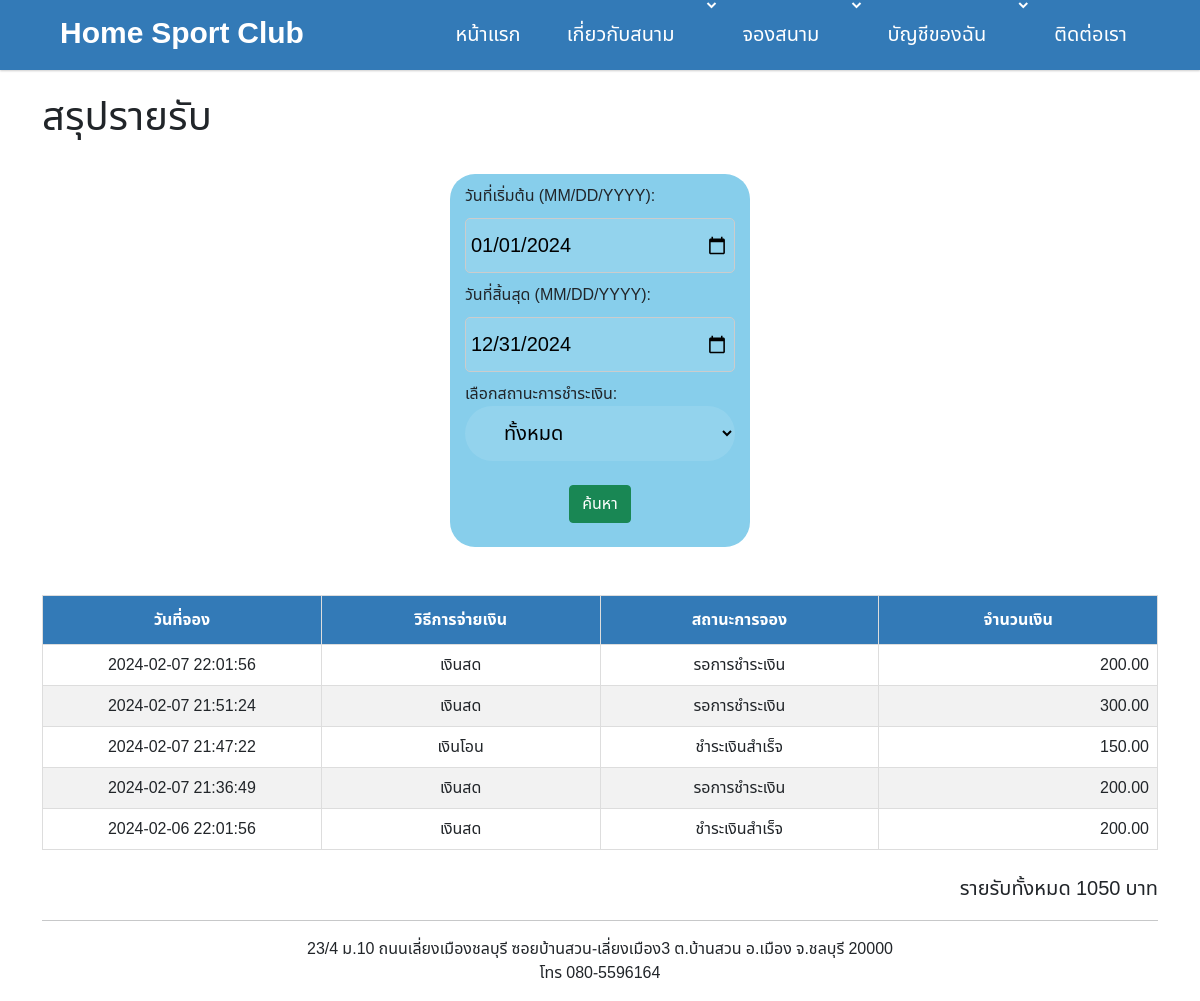
The app's page /badminton/summary_report.php (signed in), older data.
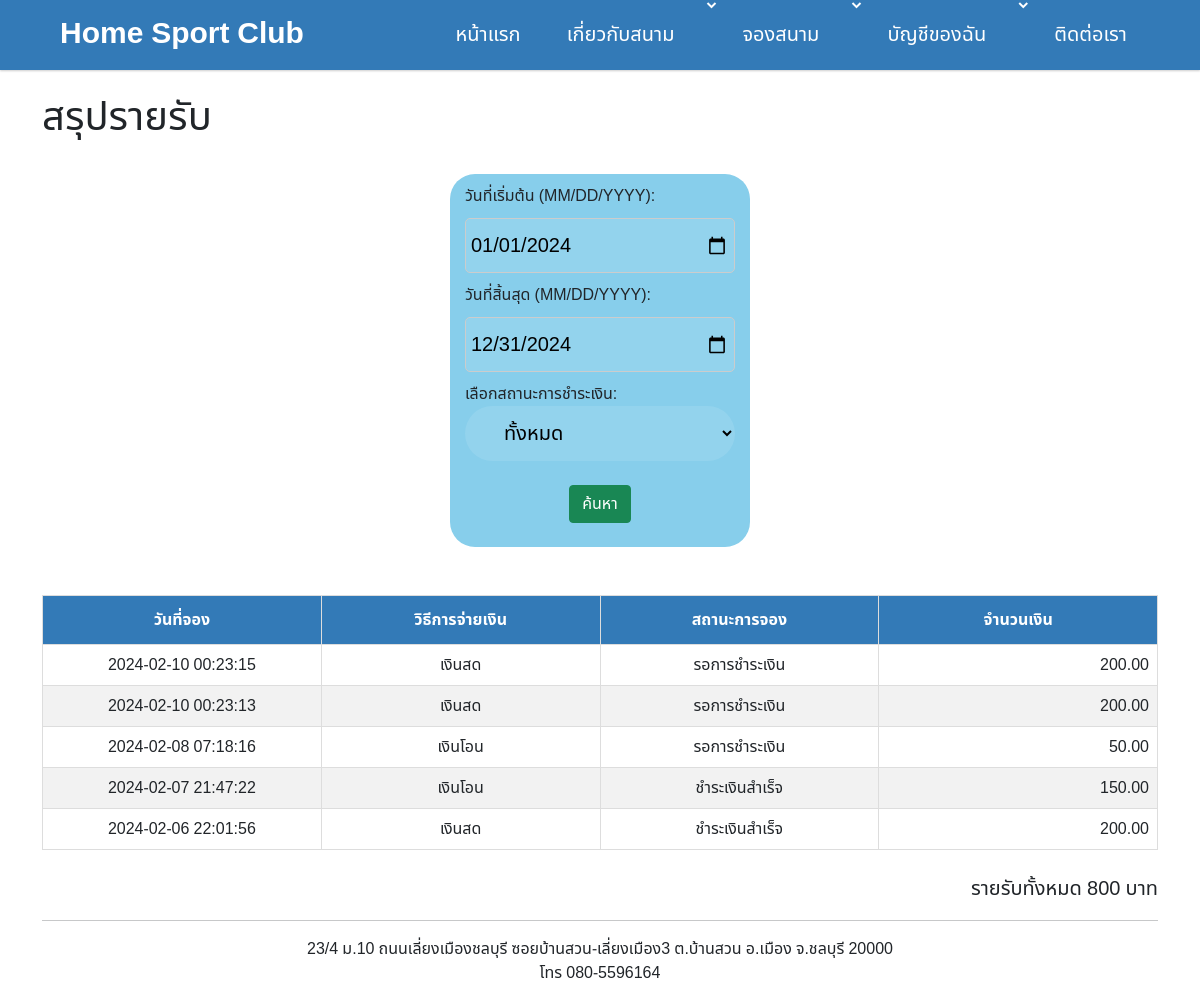
The same page, newer data.
### tables this page shows
CREATE TABLE `t_booking` (
  `booking_id` int(11) NOT NULL,
  `user_id` int(11) NOT NULL COMMENT 't_user',
  `court_id` int(11) NOT NULL COMMENT 'm_court',
  `booking_start_time` datetime NOT NULL,
  `booking_end_time` datetime NOT NULL,
  `payment_type_id` int(11) NOT NULL,
  `payment_id` int(11) DEFAULT NULL COMMENT 't_payment',
  `booking_status` tinyint(4) NOT NULL DEFAULT 1,
  `booking_amount` decimal(10,2) NOT NULL,
  `promotion_id` int(11) DEFAULT NULL,
  `create_date` datetime NOT NULL,
  `edit_date` datetime DEFAULT NULL,
  `create_by` int(11) NOT NULL COMMENT 't_user',
  `edit_by` int(11) DEFAULT NULL COMMENT 't_user',
  `del` tinyint(1) NOT NULL
);

CREATE TABLE `m_payment_type` (
  `payment_type_id` int(11) NOT NULL,
  `payment_type_name` varchar(32) NOT NULL
);

### badminton/summary_report.php (the view, shortened to what this page needs)
<?php
include 'common/connect.php';
include "header.php";
$sum_amt = 0;
$start_date = date('2024-01-01');
$end_date = date('2024-12-31');
$status = '%';
?>
<!DOCTYPE html>
<html lang="en">
<head>
    <link href='https://unpkg.com/boxicons@2.0.7/css/boxicons.min.css' rel='stylesheet'>
    <link rel="stylesheet" href="css/boostrap/css/bootstrap.min.css">
    <link rel="stylesheet" href="css/mytable.css">
</head>
<body>
    <div class="container">
        <br>
        <h1>สรุปรายรับ</h1>
        <br>
        <div class="container2">
            <form action="summary_report.php" method="POST" enctype="multipart/form-data">
                <div>
                <div class="input-field">
                    <label for="date" style="display: block; margin-bottom: 10px;">
                        วันที่เริ่มต้น (MM/DD/YYYY):
                    </label>
                    <input class="input" type="date" name="start_date" value="2024-01-01" required style="padding: 5px; border-radius: 5px;
            border: 1px solid #ccc; margin-bottom: 10px;">
                </div>
                <div class="input-field">
                    <label for="date" style="display: block; margin-bottom: 10px;">
                        วันที่สิ้นสุด (MM/DD/YYYY):
                    </label>
                    <input class="input" type="date" name="end_date" value="2024-12-31" required style="padding: 5px; border-radius: 5px;
            border: 1px solid #ccc; margin-bottom: 10px;">
                </div>
                </div>
                <div class="input-field">
                    <label for="status">เลือกสถานะการชำระเงิน:</label>
                    <select class="input" id="status" name="status">
                        <option value="%">ทั้งหมด</option>;
                    </select>
                </div>
                <div class="input-field">
                    <div align=center>
                        <button type="submit" class="btn btn-success" value="submit" name="submit">ค้นหา</button>
                    </div>
                    <div><br></div>
                </div>
            </form>
        </div>
        <br>
        <table id="customers">
            <BR>
            <thead>
                <tr>
                    <th width="10%">วันที่จอง</th>
                    <th width="10%">วิธีการจ่ายเงิน</th>
                    <th width="10%">สถานะการจอง</th>
                    <th width="10%">จำนวนเงิน</th>
                </tr>
            </thead>
            <tbody>
                <?php
                $sql = "SELECT
                            tu.user_name,
                            tu.user_tel,
                            tb.court_id,
                            tb.booking_status,
                            tb.booking_amount,
                            mpt.payment_type_name,
                            tb.create_date
                        FROM
                            `t_booking` tb
                        LEFT JOIN `t_user` tu ON
                            tb.user_id = tu.user_id
                        LEFT JOIN `m_payment_type` mpt ON
                            mpt.payment_type_id = tb.payment_type_id
                        WHERE tb.booking_status LIKE '$status' AND ( tb.create_date BETWEEN '$start_date' AND '$end_date' ) AND NOT booking_status = 3
                        ORDER BY tb.create_date DESC;";
                $result = mysqli_query($conn, $sql);
                while ($row = mysqli_fetch_assoc($result)) {
                    $sum_amt = $sum_amt + $row["booking_amount"];
                    echo "<td>" . $row["create_date"] .  "</td> ";
                    echo "<td>" . $row["payment_type_name"] .  "</td> ";
                    if ($row["booking_status"] == 1) {
                        echo "<td>รอการชำระเงิน</td> ";
                    } else if ($row["booking_status"] == 2) {
                        echo "<td>ชำระเงินสำเร็จ</td> ";
                    } else {
                        echo "<td>ยกเลิการจอง</td> ";
                    }
                    echo "<td style='text-align: right;' >" . $row["booking_amount"] .  "</td> ";
                }
                echo "</table>";
                echo "<br><label class='right'>รายรับทั้งหมด " . $sum_amt . " บาท</label>";
                ?>
    </div>
    <?php include "footer.php" ?>
</body>
</html>

Row changes from the older to the newer data that the page shows:
no longer on this page (row edited): t_booking: create_date "2024-02-07 22:01:56", payment_type.payment_type_name "เงินสด", booking_status "รอการชำระเงิน", booking_amount "200.00"
no longer on this page (row edited): t_booking: create_date "2024-02-07 21:51:24", payment_type.payment_type_name "เงินสด", booking_status "รอการชำระเงิน", booking_amount "300.00"
no longer on this page (row edited): t_booking: create_date "2024-02-07 21:36:49", payment_type.payment_type_name "เงินสด", booking_status "รอการชำระเงิน", booking_amount "200.00"
added t_booking: create_date "2024-02-10 00:23:15", payment_type.payment_type_name "เงินสด", booking_status "รอการชำระเงิน", booking_amount "200.00"
added t_booking: create_date "2024-02-10 00:23:13", payment_type.payment_type_name "เงินสด", booking_status "รอการชำระเงิน", booking_amount "200.00"
added t_booking: create_date "2024-02-08 07:18:16", payment_type.payment_type_name "เงินโอน", booking_status "รอการชำระเงิน", booking_amount "50.00"
Text that changed along with them:
$sum_amt: "1050" → "800"
